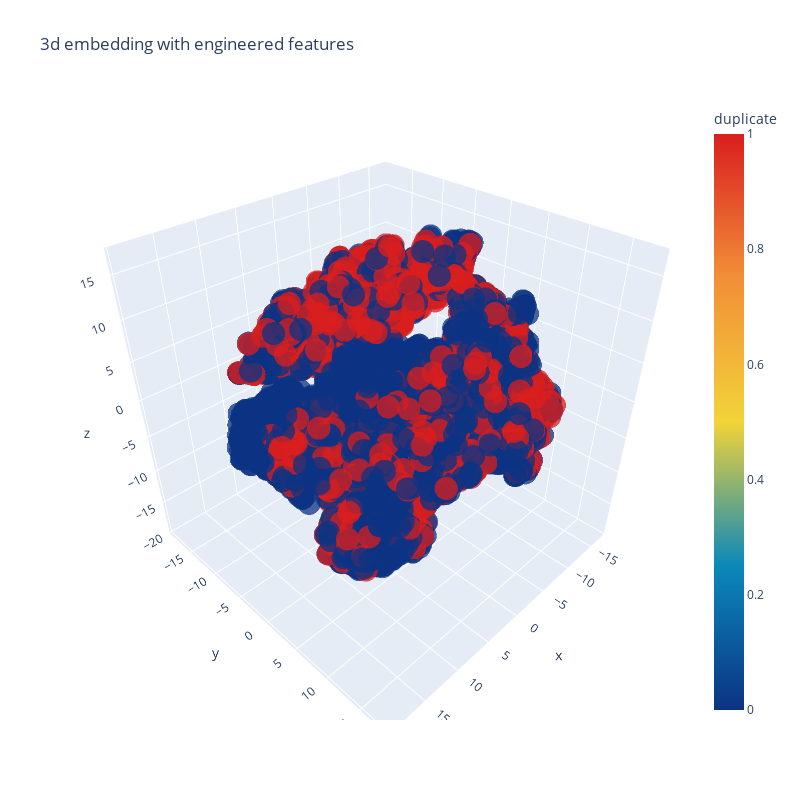

This figure's notebook cell:
### Code cell
import plotly.graph_objs as go
import plotly.tools as tls
import plotly.offline as py
py.init_notebook_mode(connected=True)

trace1 = go.Scatter3d(
    x=tsne3d[:,0],
    y=tsne3d[:,1],
    z=tsne3d[:,2],
    mode='markers',
    marker=dict(
        sizemode='diameter',
        color = y,
        colorscale = 'Portland',
        colorbar = dict(title = 'duplicate'),
        line=dict(color='rgb(255, 255, 255)'),
        opacity=0.75
    )
)

data=[trace1]
layout=dict(height=800, width=800, title='3d embedding with engineered features')
fig=dict(data=data, layout=layout)
py.iplot(fig, filename='3DBubble')

### Figure 1 — Plotly figure (JSON) as saved in the notebook; plotly's stock layout.template omitted (floating-point values rounded to 4 significant figures; data arrays with more than 128 entries replaced by an {"elided": "..."} marker saying what was removed)
{"data": [{"marker": {"color": {"elided": "10000 int values"}, "colorbar": {"title": {"text": "duplicate"}}, "colorscale": [[0, "rgb(12,51,131)"], [0.25, "rgb(10,136,186)"], [0.5, "rgb(242,211,56)"], [0.75, "rgb(242,143,56)"], [1, "rgb(217,30,30)"]], "line": {"color": "rgb(255, 255, 255)"}, "opacity": 0.75, "sizemode": "diameter"}, "mode": "markers", "type": "scatter3d", "x": {"elided": "10000 float values"}, "y": {"elided": "10000 float values"}, "z": {"elided": "10000 float values"}}], "layout": {"height": 800, "title": {"text": "3d embedding with engineered features"}, "width": 800}}
